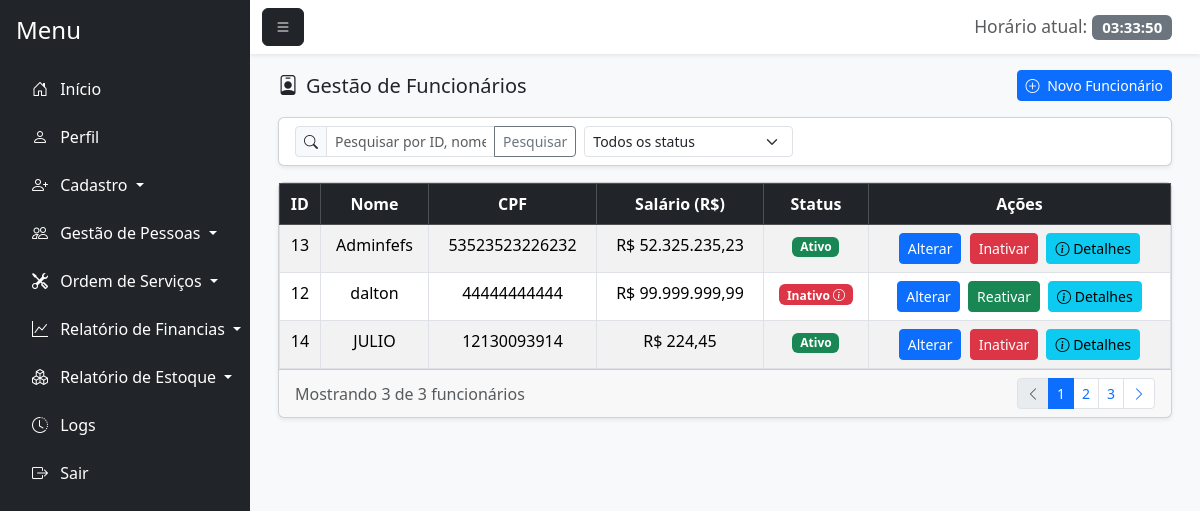
The page /gestao_funcionario.php (signed in) on the database as committed earlier.
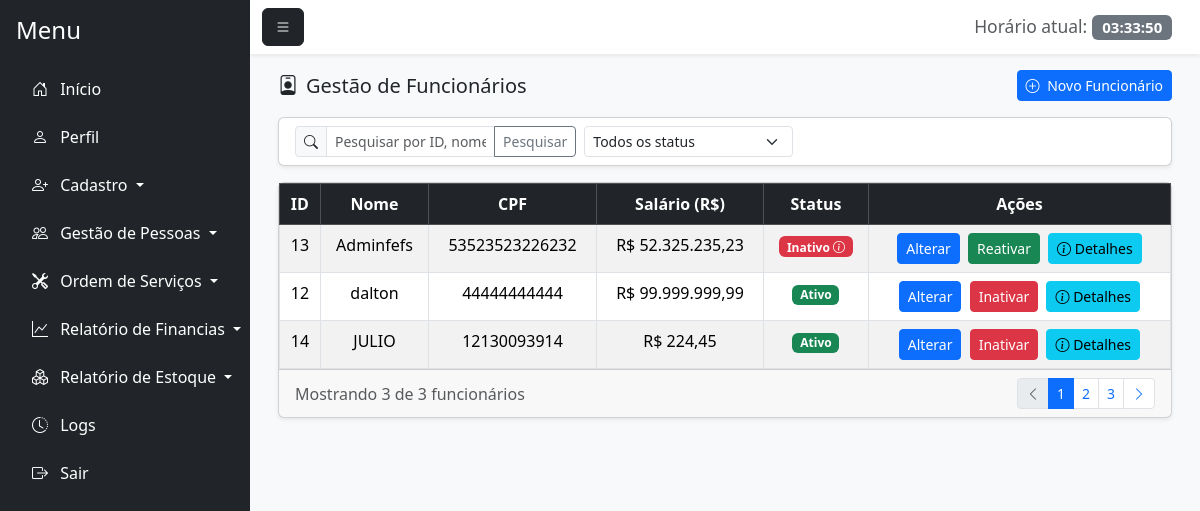
The same page on the database as committed later.
### tables this page shows
CREATE TABLE `funcionario` (
  `id_funcionario` int(11) NOT NULL,
  `nome_funcionario` varchar(100) NOT NULL,
  `cpf_funcionario` varchar(20) NOT NULL,
  `salario` decimal(10,2) NOT NULL,
  `endereco` varchar(255) DEFAULT NULL,
  `bairro` varchar(100) DEFAULT NULL,
  `cep` varchar(15) DEFAULT NULL,
  `cidade` varchar(100) DEFAULT NULL,
  `estado` varchar(50) DEFAULT NULL,
  `email` varchar(100) DEFAULT NULL,
  `dt_nascimento` date DEFAULT NULL,
  `status` enum('Ativo','Inativo') DEFAULT 'Ativo',
  `id_motivo_inatividade` int(11) DEFAULT NULL,
  `data_inatividade` date DEFAULT NULL,
  `observacao_inatividade` text DEFAULT NULL
);

### gestao_funcionario.php (the view, shortened to what the changed rows need)
<?php
    require_once 'conexao.php';
    $sql = "SELECT f.*, m.descricao as motivo_inatividade
            FROM funcionario f
            LEFT JOIN motivo_inatividade m ON f.id_motivo_inatividade = m.id_motivo";
    $sql .= " ORDER BY f.nome_funcionario ASC";
    $stmt = $pdo->prepare($sql);
    $stmt->execute();
    $funcionarios = $stmt->fetchAll(PDO::FETCH_ASSOC);
?>
<!DOCTYPE html>
<html lang="pt-BR">
<head>
    <link href="https://cdn.jsdelivr.net/npm/bootstrap@5.3.7/dist/css/bootstrap.min.css" rel="stylesheet">
    <link rel="stylesheet" href="https://cdn.jsdelivr.net/npm/bootstrap-icons@1.11.1/font/bootstrap-icons.css">
    <link href="https://cdn.jsdelivr.net/npm/bootstrap-icons@1.11.1/font/bootstrap-icons.css" rel="stylesheet">
    <link rel="stylesheet" href="css/login.css">
</head>
<body class="bg-light">
    <div class="d-flex vh-100 bg-light">
        <div class="flex-grow-1 d-flex flex-column">
            <div class="flex-grow-1 p-3" style="overflow-y: auto;">
                <div class="container-fluid">
                    <div class="card shadow-sm">
                        <div class="card-body p-0">
                            <div class="table-responsive">
                                <?php if(!empty($funcionarios)): ?>
                                    <table class="table table-striped table-hover table-bordered mb-0">
                                        <thead class="table-dark">
                                            <tr>
                                                <th><center>ID</center></th>
                                                <th><center>Nome</center></th>
                                                <th><center>CPF</center></th>
                                                <th><center>Salário (R$)</center></th>
                                                <th><center>Status</center></th>
                                                <th class="text-center">Ações</th>
                                            </tr>
                                        </thead>
                                        <tbody>
                                            <?php foreach($funcionarios as $funcionario): ?>
                                                <tr>
                                                    <td><center><?=htmlspecialchars($funcionario['id_funcionario'])?></center></td>
                                                    <td><center><?=htmlspecialchars($funcionario['nome_funcionario'])?></center></td>
                                                    <td><center><?=htmlspecialchars($funcionario['cpf_funcionario'])?></center></td>
                                                    <td><center>R$ <?=number_format($funcionario['salario'], 2, ',', '.')?></center></td>
                                                    <td>
                                                        <center>
                                                            <?php if($funcionario['status'] == 'Ativo'): ?>
                                                                <span class="badge bg-success">Ativo</span>
                                                            <?php else: ?>
                                                                <span class="badge bg-danger badge-details" onclick="mostrarDetalhesFuncionario(<?=htmlspecialchars($funcionario['id_funcionario'])?>)">
                                                                    Inativo <i class="bi bi-info-circle"></i>
                                                                </span>
                                                            <?php endif; ?>
                                                        </center>
                                                    </td>
                                                    <td class="text-center">
                                                        <a href="#" class="btn btn-sm btn-primary me-1" onclick="carregarDadosFuncionario(<?=htmlspecialchars($funcionario['id_funcionario'])?>)">Alterar</a>
                                                        <?php if($funcionario['status'] == 'Ativo'): ?>
                                                            <a href="inativar_funcionario.php?id=<?=htmlspecialchars($funcionario['id_funcionario'])?>" class="btn btn-sm btn-danger me-1">Inativar</a>
                                                        <?php else: ?>
                                                            <a href="gestao_funcionario.php?id=<?=htmlspecialchars($funcionario['id_funcionario'])?>&acao=reativar" class="btn btn-sm btn-success me-1" onclick="return confirm('Tem certeza que deseja reativar este funcionário?')">Reativar</a>
                                                        <?php endif; ?>
                                                        <button class="btn btn-sm btn-info" onclick="mostrarDetalhesFuncionario(<?=htmlspecialchars($funcionario['id_funcionario'])?>)">
                                                            <i class="bi bi-info-circle"></i> Detalhes
                                                        </button>
                                                    </td>
                                                </tr>
                                            <?php endforeach;?>
                                        </tbody>
                                    </table>
                                <?php else: ?><br>
                                    <center><p>Nenhum funcionário encontrado.</p></center>
                                <?php endif; ?>
                            </div>
                        </div>
                    </div>
                </div>
            </div>
</body>
</html>

Rows that differ between the two databases and show on the page:
changed funcionario "Adminfefs": status "Ativo Inativar" → "Inativo Reativar"
changed funcionario "dalton": status "Inativo Reativar" → "Ativo Inativar"
